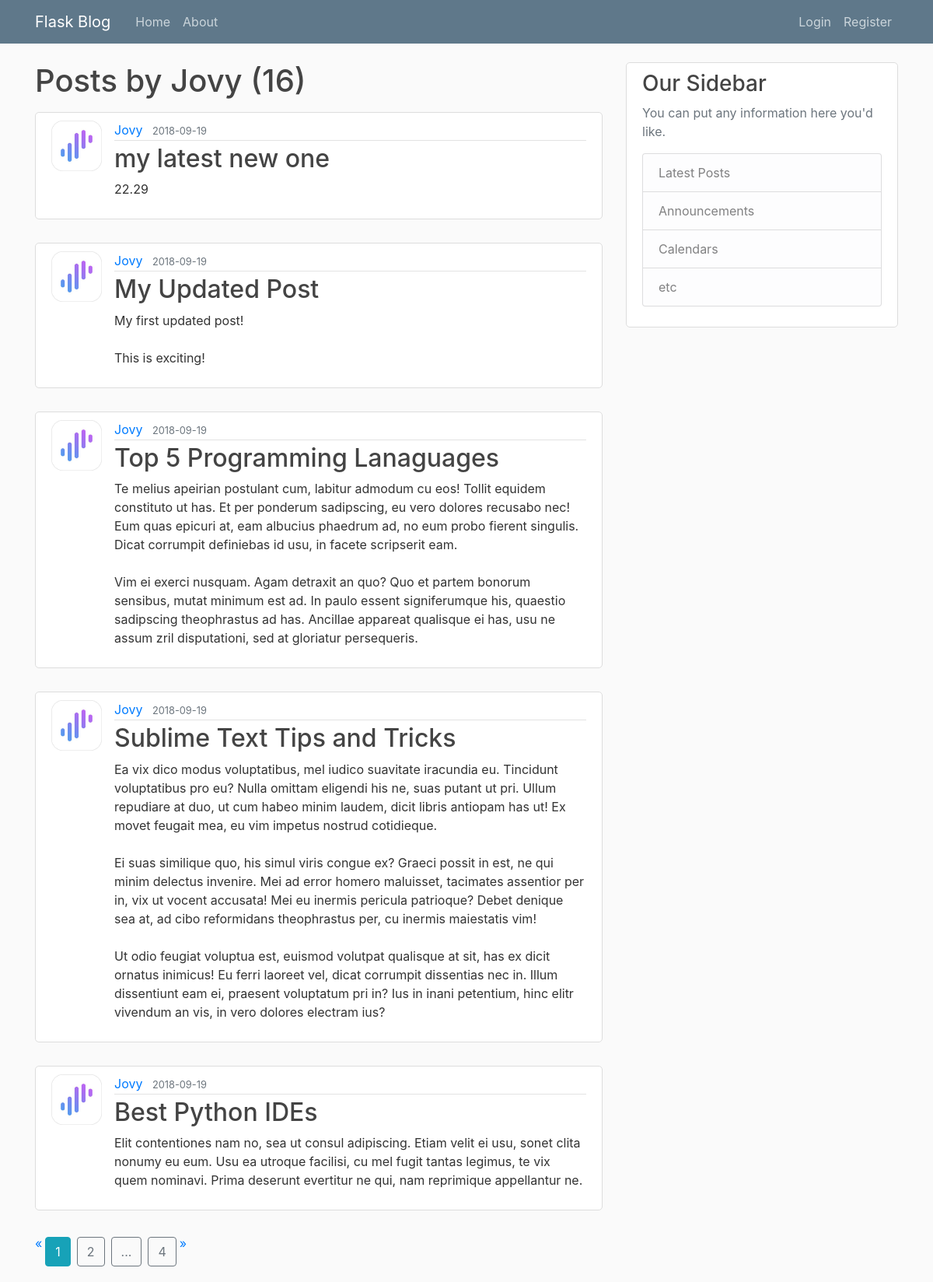
The app's page /user/Jovy with its own data.
### flaskblog/models.py (models this page shows, shortened)
class User(db.Model, UserMixin):
    id = db.Column(db.Integer, primary_key=True)
    username = db.Column(db.String(20), unique=True, nullable=False)
    email = db.Column(db.String(120), unique=True, nullable=False)
    image_file = db.Column(db.String(20), nullable=False, default='default.jpg')
    password = db.Column(db.String(60), nullable=False)
    posts = db.relationship('Post', backref='author', lazy='dynamic')

class Post(db.Model):
    id = db.Column(db.Integer, primary_key=True)
    title = db.Column(db.String(100), nullable=False)
    date_posted = db.Column(db.DateTime, nullable=False, default=datetime.utcnow())
    content = db.Column(db.Text, nullable=False)
    user_id = db.Column(db.Integer, db.ForeignKey('user.id'), nullable=False)

### flaskblog/users/routes.py (the view)
@users.route("/user/<string:username>")
def user_posts(username):
    page = request.args.get('page', default=1, type=int)
    user = User.query.filter_by(username=username).first_or_404()
    posts = Post.query.filter_by(author=user) \
        .order_by(Post.date_posted.desc()) \
        .paginate(per_page=5, page=page)
    return render_template('user_posts.html', posts=posts, user=user)

### flaskblog/templates/user_posts.html
{% extends "layout.html" %}
{% from 'render_pages.html' import render_pagination %}
{% block content %}
  <h1 class="mb-3">Posts by {{ user.username }} ({{ posts.total }})</h1>
  {% for post in posts.items %}
    <article class="media content-section">
      <img class="article-img" src="{{ url_for('static', filename='profile_pics/' + post.author.image_file) }}"
           alt="Image">
      <div class="media-body">
        <div class="article-metadata">
          <a class="mr-2" href="{{ url_for('users.user_posts', username=post.author.username) }}">{{ post.author.username }}</a>
          <small class="text-muted">{{ post.date_posted.strftime('%Y-%m-%d') }}</small>
        </div>
        <h2><a class="article-title" href="{{ url_for('posts.post', post_id=post.id) }}">{{ post.title }}</a></h2>
        <p class="article-content">{{ post.content }}</p>
      </div>
    </article>
  {% endfor %}
  <div>
    <ul class="pagination pagination-large">
      <li><a href="#">&laquo;</a></li>
      {% for page_num in posts.iter_pages(right_current=2, left_current=1, left_edge=1, right_edge=1) %}
        {% if page_num == posts.page %}
          <li><a class="btn btn-info m-1" href="{{ url_for('users.user_posts', username=user.username, page=page_num) }}">{{ page_num }}</a></li>
        {% elif page_num != None %}
          <li><a class="btn btn-outline-secondary m-1" href="{{ url_for('users.user_posts', username=user.username, page=page_num) }}">{{ page_num }}</a></li>
        {% else %}
          <li><a class="btn btn-outline-secondary m-1" href="#">...</a></li>
        {% endif %}
      {% endfor %}
      <li><a href="#">&raquo;</a></li>
    </ul>
  </div>
{% endblock content %}

### flaskblog/static/main.css (style rules this page uses)
body { background: #fafafa; color: #333333; margin-top: 5rem; }
h1, h2, h3, h4, h5, h6 { color: #444444; }
.content-section { background: #ffffff; padding: 10px 20px; border: 1px solid #dddddd; border-radius: 5px; margin-bottom: 30px; }
.article-title { color: #444444; }
.article-content { white-space: pre-line; }
.article-img { height: 65px; width: 65px; margin-right: 16px; border-radius: 10px; }
.article-metadata { padding-bottom: 1px; margin-bottom: 4px; border-bottom: 1px solid #e3e3e3 }

### records on screen
User: username "Jovy"
Post: image_file (picture), author.username "Jovy", date_posted "2018-09-19", title "my latest new one", content "22.29"
Post: image_file (picture), author.username "Jovy", date_posted "2018-09-19", title "My Updated Post", content "My first updated post! This is exciting!"
Post: image_file (picture), author.username "Jovy", date_posted "2018-09-19", title "Top 5 Programming Lanaguages", content "Te melius apeirian postulant cum, labitur admodum cu eos! Tollit equidem constituto ut has. Et per ponderum sadipscing, eu vero dolores recusabo nec! Eum quas epicuri at, eam albucius phaedrum ad, no eum probo fierent singulis. Dicat corrumpit definiebas id usu, in facete scripserit eam. Vim ei exerci nusquam. Agam detraxit an quo? Quo et partem bonorum sensibus, mutat minimum est ad. In paulo essent signiferumque his, quaestio sadipscing theophrastus ad has. Ancillae appareat qualisque ei has, usu ne assum zril disputationi, sed at gloriatur persequeris."
Post: image_file (picture), author.username "Jovy", date_posted "2018-09-19", title "Sublime Text Tips and Tricks", content "Ea vix dico modus voluptatibus, mel iudico suavitate iracundia eu. Tincidunt voluptatibus pro eu? Nulla omittam eligendi his ne, suas putant ut pri. Ullum repudiare at duo, ut cum habeo minim laudem, dicit libris antiopam has ut! Ex movet feugait mea, eu vim impetus nostrud cotidieque. Ei suas similique quo, his simul viris congue ex? Graeci possit in est, ne qui minim delectus invenire. Mei ad error homero maluisset, tacimates assentior per in, vix ut vocent accusata! Mei eu inermis pericula patrioque? Debet denique sea at, ad cibo reformidans theophrastus per, cu inermis maiestatis vim! Ut odio feugiat voluptua est, euismod volutpat qualisque at sit, has ex dicit ornatus inimicus! Eu…"
Post: image_file (picture), author.username "Jovy", date_posted "2018-09-19", title "Best Python IDEs", content "Elit contentiones nam no, sea ut consul adipiscing. Etiam velit ei usu, sonet clita nonumy eu eum. Usu ea utroque facilisi, cu mel fugit tantas legimus, te vix quem nominavi. Prima deserunt evertitur ne qui, nam reprimique appellantur ne."

### other values on screen
{{ posts.total }} "16"
{{ page_num }} "1"
{{ page_num }} "2" "4"
